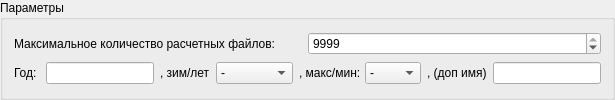
           <widget class="QGroupBox" name="GB_sel_file">
            <property name="minimumSize">
             <size>
              <width>0</width>
              <height>80</height>
             </size>
            </property>
            <property name="title">
             <string>Параметры</string>
            </property>
            <layout class="QVBoxLayout" name="verticalLayout_10">
             <item>
              <layout class="QHBoxLayout" name="horizontalLayout_23">
               <property name="spacing">
                <number>0</number>
               </property>
               <property name="sizeConstraint">
                <enum>QLayout::SetMinimumSize</enum>
               </property>
               <item>
                <widget class="QLabel" name="label_27">
                 <property name="text">
                  <string>Максимальное количество расчетных файлов:</string>
                 </property>
                </widget>
               </item>
               <item>
                <widget class="QSpinBox" name="D_count_file">
                 <property name="minimumSize">
                  <size>
                   <width>0</width>
                   <height>22</height>
                  </size>
                 </property>
                 <property name="maximum">
                  <number>9999</number>
                 </property>
                 <property name="value">
                  <number>9999</number>
                 </property>
                </widget>
               </item>
              </layout>
             </item>
             <item>
              <layout class="QHBoxLayout" name="horizontalLayout_5">
               <item>
                <widget class="QLabel" name="label_3">
                 <property name="minimumSize">
                  <size>
                   <width>26</width>
                   <height>22</height>
                  </size>
                 </property>
                 <property name="maximumSize">
                  <size>
                   <width>30</width>
                   <height>22</height>
                  </size>
                 </property>
                 <property name="text">
                  <string>Год:</string>
                 </property>
                </widget>
               </item>
               <item>
                <widget class="QLineEdit" name="condition_file_years">
                 <property name="minimumSize">
                  <size>
                   <width>0</width>
                   <height>22</height>
                  </size>
                 </property>
                 <property name="text">
                  <string/>
                 </property>
                </widget>
               </item>
               <item>
                <widget class="QLabel" name="label_4">
                 <property name="minimumSize">
                  <size>
                   <width>50</width>
                   <height>22</height>
                  </size>
                 </property>
                 <property name="maximumSize">
                  <size>
                   <width>30</width>
                   <height>22</height>
                  </size>
                 </property>
                 <property name="text">
                  <string>, зим/лет:</string>
                 </property>
                </widget>
               </item>
               <item>
                <widget class="QComboBox" name="condition_file_season">
                 <property name="minimumSize">
                  <size>
                   <width>0</width>
                   <height>22</height>
                  </size>
                 </property>
                 <item>
                  <property name="text">
                   <string>-</string>
                  </property>
                 </item>
                 <item>
                  <property name="text">
                   <string>зим</string>
                  </property>
                 </item>
                 <item>
                  <property name="text">
                   <string>макс</string>
                  </property>
                 </item>
                 <item>
                  <property name="text">
                   <string>паводок</string>
                  </property>
                 </item>
                </widget>
               </item>
               <item>
                <widget class="QLabel" name="label_5">
                 <property name="minimumSize">
                  <size>
                   <width>60</width>
                   <height>22</height>
                  </size>
                 </property>
                 <property name="maximumSize">
                  <size>
                   <width>30</width>
                   <height>22</height>
                  </size>
                 </property>
                 <property name="text">
                  <string>, макс/мин:</string>
                 </property>
                </widget>
               </item>
               <item>
                <widget class="QComboBox" name="condition_file_max_min">
                 <property name="minimumSize">
                  <size>
                   <width>0</width>
                   <height>22</height>
                  </size>
                 </property>
                 <item>
                  <property name="text">
                   <string>-</string>
                  </property>
                 </item>
                 <item>
                  <property name="text">
                   <string>макс</string>
                  </property>
                 </item>
                 <item>
                  <property name="text">
                   <string>мин</string>
                  </property>
                 </item>
                </widget>
               </item>
               <item>
                <widget class="QLabel" name="label_6">
                 <property name="minimumSize">
                  <size>
                   <width>60</width>
                   <height>22</height>
                  </size>
                 </property>
                 <property name="maximumSize">
                  <size>
                   <width>30</width>
                   <height>22</height>
                  </size>
                 </property>
                 <property name="text">
                  <string>, (доп имя):</string>
                 </property>
                </widget>
               </item>
               <item>
                <widget class="QLineEdit" name="condition_file_add_name">
                 <property name="minimumSize">
                  <size>
                   <width>0</width>
                   <height>22</height>
                  </size>
                 </property>
                 <property name="text">
                  <string/>
                 </property>
                </widget>
               </item>
              </layout>
             </item>
            </layout>
           </widget>
